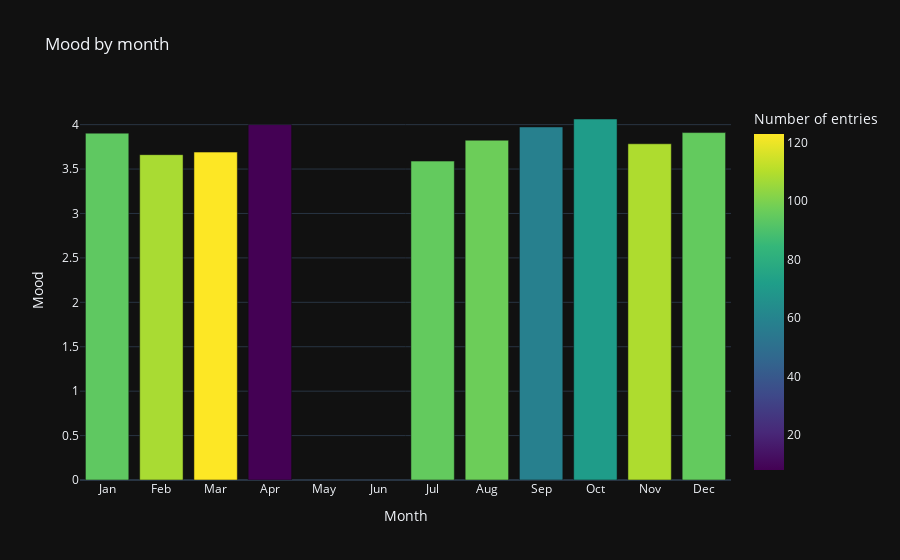

Notebook code cell kept with this figure:
### Code cell
df.by_time_bar_plot('month')

### Figure 1 — Plotly figure (JSON) as saved in the notebook; plotly's stock layout.template omitted (floating-point values rounded to 4 significant figures)
{"data": [{"alignmentgroup": "True", "hovertemplate": "Month=%{x}<br>Mood=%{y}<br>Number of entries=%{marker.color}<extra></extra>", "legendgroup": "", "marker": {"color": [8, 123, 108, 94, 95, 109, 71, 58, 97, 95], "coloraxis": "coloraxis", "pattern": {"shape": ""}}, "name": "", "offsetgroup": "", "orientation": "v", "showlegend": false, "textposition": "auto", "type": "bar", "x": [4, 3, 2, 1, 12, 11, 10, 9, 8, 7], "xaxis": "x", "y": [4, 3.691, 3.662, 3.904, 3.911, 3.784, 4.063, 3.974, 3.825, 3.589], "yaxis": "y"}], "layout": {"barmode": "relative", "coloraxis": {"colorbar": {"title": {"text": "Number of entries"}}, "colorscale": [[0, "#440154"], [0.1111, "#482878"], [0.2222, "#3e4989"], [0.3333, "#31688e"], [0.4444, "#26828e"], [0.5556, "#1f9e89"], [0.6667, "#35b779"], [0.7778, "#6ece58"], [0.8889, "#b5de2b"], [1, "#fde725"]]}, "legend": {"tracegroupgap": 0}, "title": {"text": "Mood by month"}, "xaxis": {"anchor": "y", "domain": [0, 1], "dtick": 1, "tickmode": "array", "ticktext": ["Jan", "Feb", "Mar", "Apr", "May", "Jun", "Jul", "Aug", "Sep", "Oct", "Nov", "Dec"], "tickvals": [1, 2, 3, 4, 5, 6, 7, 8, 9, 10, 11, 12], "title": {"text": "Month"}}, "yaxis": {"anchor": "x", "domain": [0, 1], "title": {"text": "Mood"}}}}
